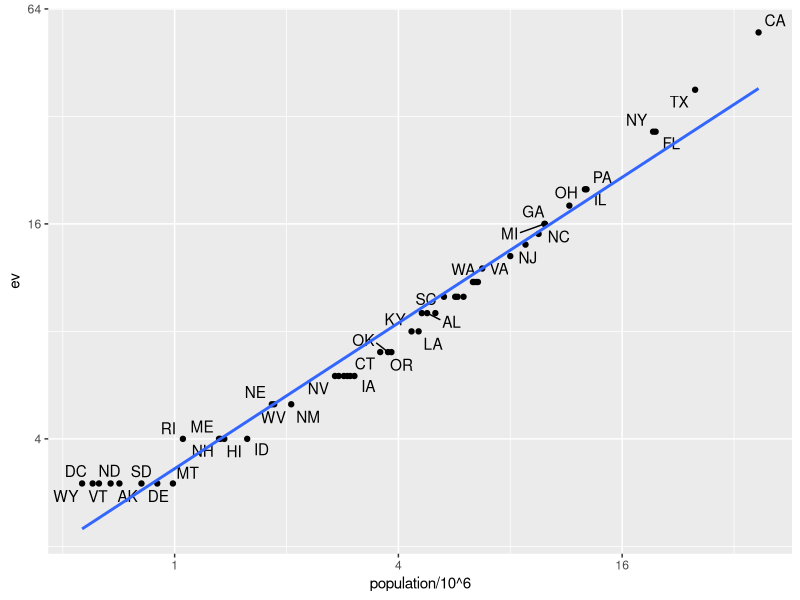

Recreate this plot in R. (Note: this script raises an error after producing the figure.)
## ---- chunk 1
img_path <- "wrangling/img"
## ---- chunk 2
library(tidyverse)
library(dslabs)
data(murders)
head(murders)
## ---- chunk 3
data(polls_us_election_2016)
head(results_us_election_2016)
## ---- chunk 4
identical(results_us_election_2016$state, murders$state)
## ---- chunk 5
tab <- left_join(murders, results_us_election_2016, by = "state") %>%
select(-others) %>% rename(ev = electoral_votes)
head(tab)
## ---- chunk 6
library(ggrepel)
tab %>% ggplot(aes(population/10^6, ev, label = abb)) +
geom_point() +
geom_text_repel() +
scale_x_continuous(trans = "log2") +
scale_y_continuous(trans = "log2") +
geom_smooth(method = "lm", se = FALSE)
## ---- chunk 7
tab_1 <- slice(murders, 1:6) %>% select(state, population)
tab_1
tab_2 <- results_us_election_2016 %>%
filter(state%in%c("Alabama", "Alaska", "Arizona",
"California", "Connecticut", "Delaware")) %>%
select(state, electoral_votes) %>% rename(ev = electoral_votes)
tab_2
## ---- chunk 8
left_join(tab_1, tab_2, by = "state")
## ---- chunk 9
tab_1 %>% right_join(tab_2, by = "state")
## ---- chunk 10
inner_join(tab_1, tab_2, by = "state")
## ---- chunk 11
full_join(tab_1, tab_2, by = "state")
## ---- chunk 12
semi_join(tab_1, tab_2, by = "state")
## ---- chunk 13
anti_join(tab_1, tab_2, by = "state")
## ---- chunk 14
knitr::include_graphics(file.path(img_path,"joins.png"))
## ---- chunk 15
bind_cols(a = 1:3, b = 4:6)
## ---- chunk 16
tab_1 <- tab[, 1:3]
tab_2 <- tab[, 4:6]
tab_3 <- tab[, 7:8]
new_tab <- bind_cols(tab_1, tab_2, tab_3)
head(new_tab)
## ---- chunk 17
tab_1 <- tab[1:2,]
tab_2 <- tab[3:4,]
bind_rows(tab_1, tab_2)
## ---- chunk 18
intersect(1:10, 6:15)
## ---- chunk 19
intersect(c("a","b","c"), c("b","c","d"))
## ---- chunk 20
tab_1 <- tab[1:5,]
tab_2 <- tab[3:7,]
dplyr::intersect(tab_1, tab_2)
## ---- chunk 21
union(1:10, 6:15)
union(c("a","b","c"), c("b","c","d"))
## ---- chunk 22
tab_1 <- tab[1:5,]
tab_2 <- tab[3:7,]
dplyr::union(tab_1, tab_2)
## ---- chunk 23
setdiff(1:10, 6:15)
setdiff(6:15, 1:10)
## ---- chunk 24
tab_1 <- tab[1:5,]
tab_2 <- tab[3:7,]
dplyr::setdiff(tab_1, tab_2)
## ---- chunk 25
setequal(1:5, 1:6)
## ---- chunk 26
setequal(1:5, 5:1)
## ---- chunk 27
dplyr::setequal(tab_1, tab_2)
